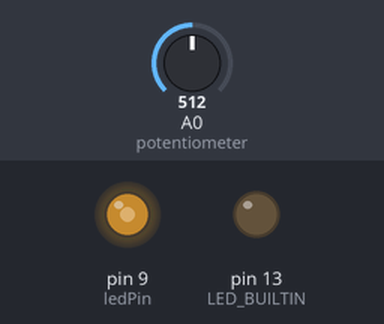
Recording of a sketch running on a simulated Arduino Uno, built with avr-gcc and run on an emulated ATmega328P. Shown: output pins drawn as LEDs (lit = HIGH). The inputs (shaded band) are chosen by the test bench; at power-on: A0 (potentiometer) = 512.

Above: at 1.2 s.
1.3 s: A0 (potentiometer) set to 716
At 2.3 s:
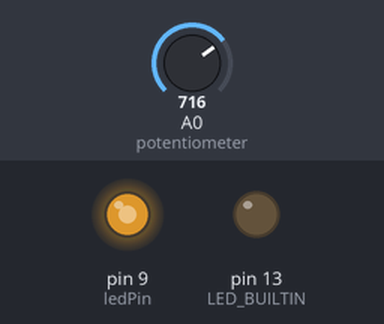
2.8 s: A0 (potentiometer) set to 900
At 3.4 s:
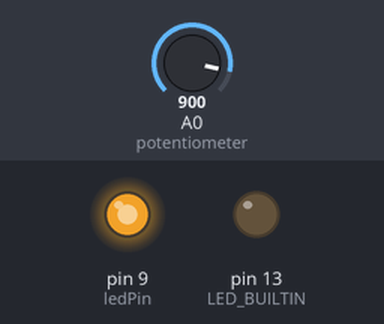
4.3 s: A0 (potentiometer) set to 122
At 4.6 s:
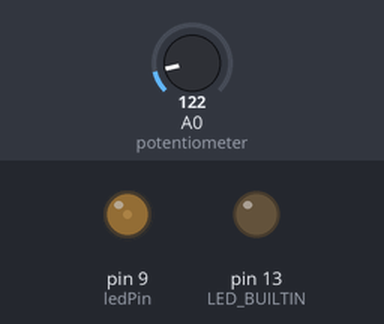
5.8 s: A0 (potentiometer) set to 0
At 6.9 s:
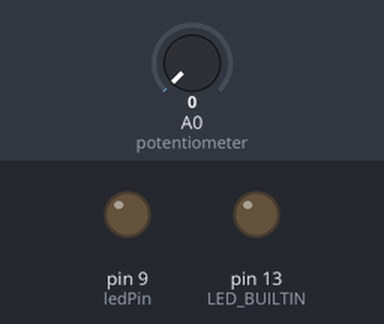
Timing chart, 0 to 8.3 s (numbered marks = the images above; inputs shaded):
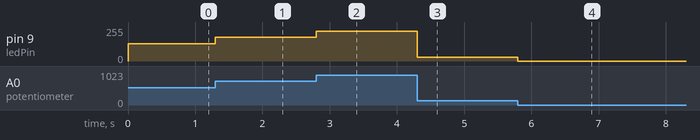

Measured:
- after the input at 1.3 s, pin 9 (ledPin): 128/255 → 179/255 at once
- after the input at 2.8 s, pin 9 (ledPin): 179/255 → 225/255 at once
- after the input at 4.3 s, pin 9 (ledPin): 225/255 → 30/255 at once
- after the input at 5.8 s, pin 9 (ledPin): 30/255 → 0/255 at once

The sketch:

lkp1.ino
```cpp
int ledPin = 9;      // LED di pin 9

void setup() {
  // put your setup code here, to run once:
  pinMode(LED_BUILTIN, OUTPUT);
}

void loop() {
  int val = analogRead(A0);             // potentiometer value

  analogWrite(ledPin, val / 4);
}
```
